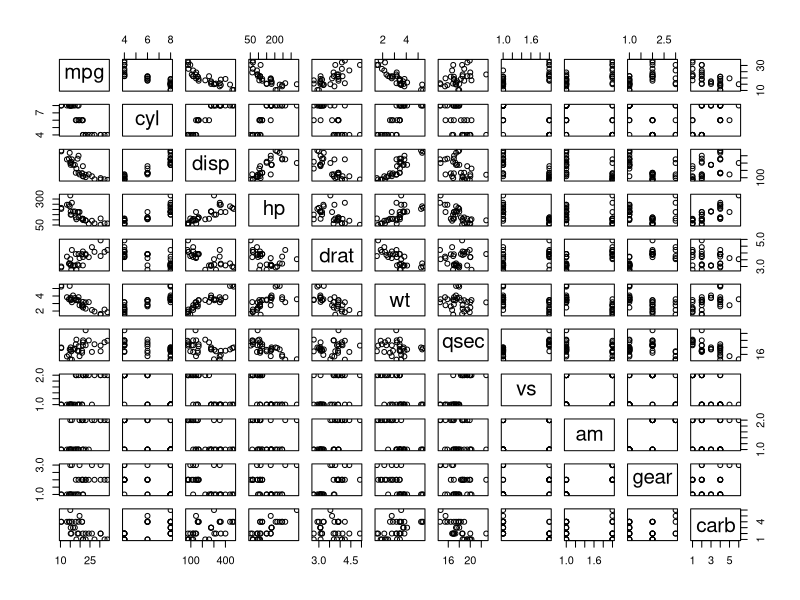
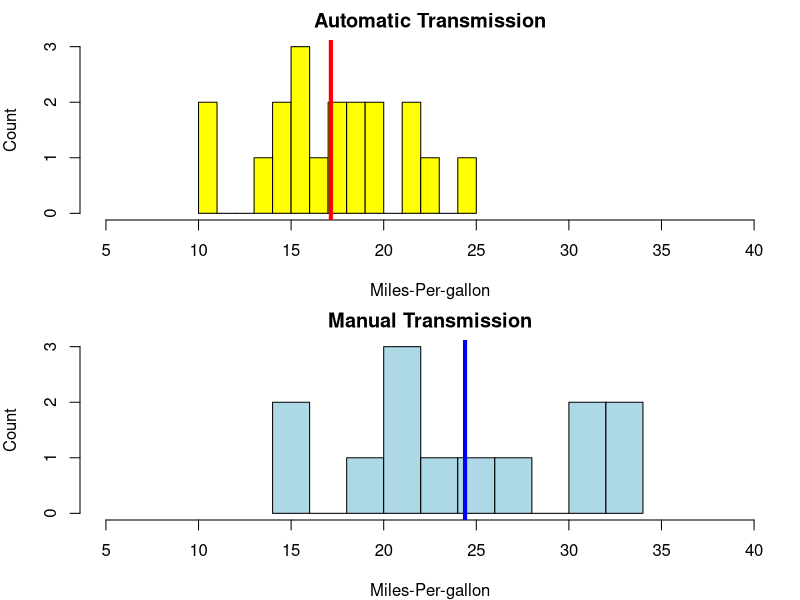
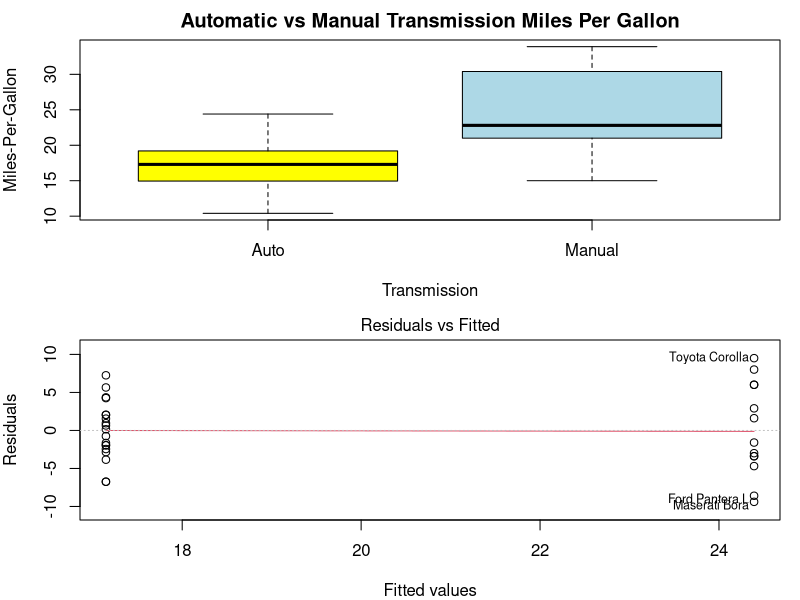
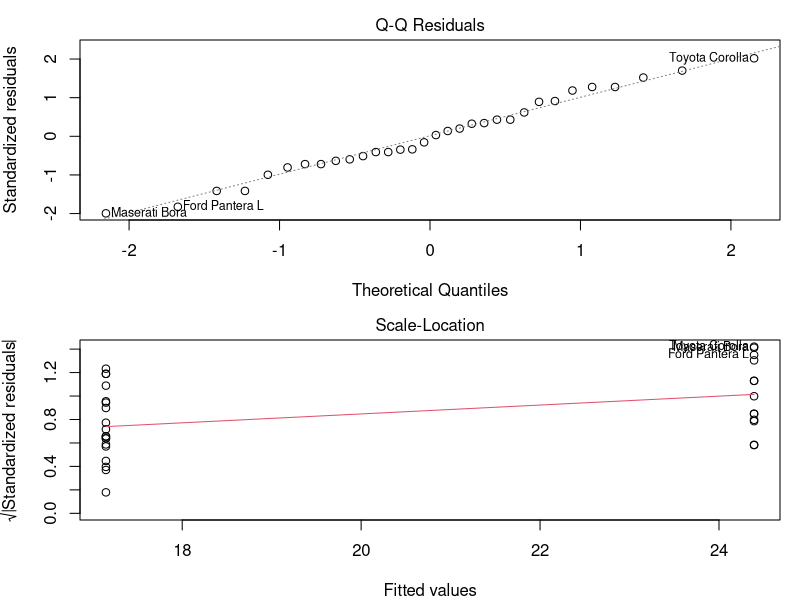
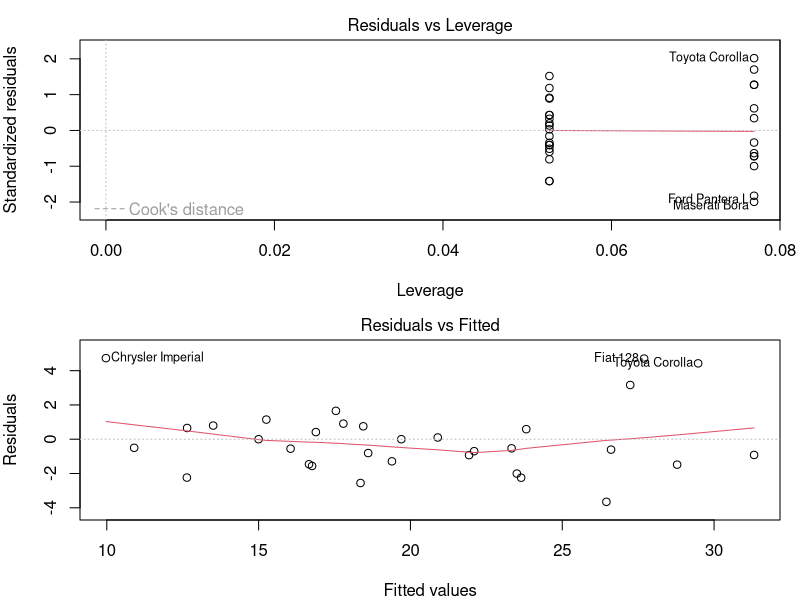
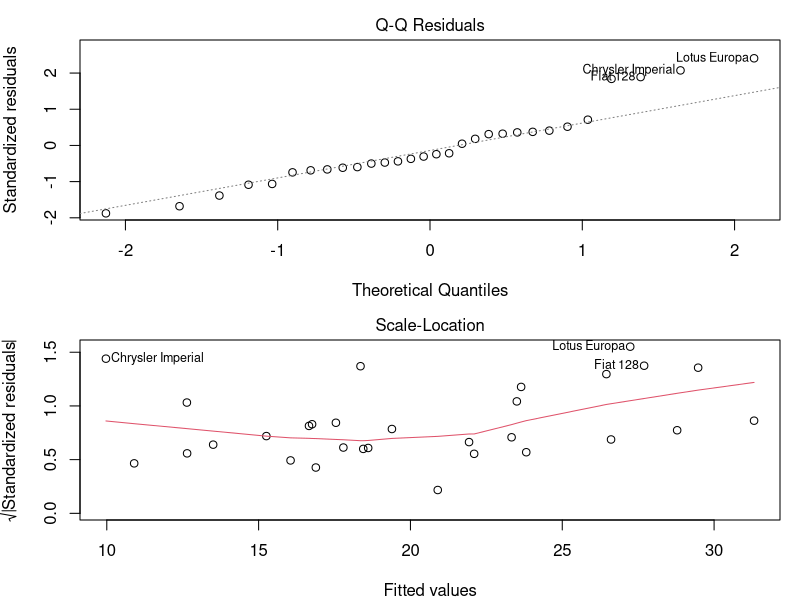
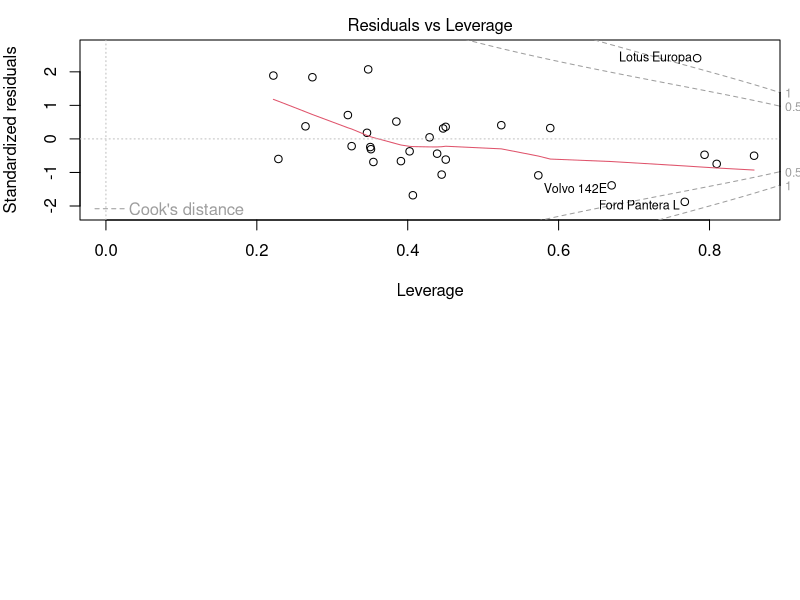

Here is the R script that generated these plots, in order:
## ---- chunk 1
sessionInfo()
## ---- chunk 2
rm(list=ls()); data("mtcars") 
## ---- chunk 3
any(is.na(mtcars)); colnames(mtcars)
## ---- chunk 4
data(mtcars)
mtcars$vs <- factor(mtcars$vs, labels = c("V-eng", "S-eng")); mtcars$am <- factor(mtcars$am, labels = c("Automatic", "Manual")); mtcars$gear <- factor(mtcars$gear); mtcars$carb <- factor(mtcars$carb)
head(mtcars,3)
## ---- chunk 5
pairs(mpg ~ ., data = mtcars)
## ---- chunk 6
par(mfrow = c(2,1), mar = c(4,4,2,1)) # set margin
data("mtcars")
mtcars$vs <- factor(mtcars$vs, labels = c("V-block", "S-block")); mtcars$am <- factor(mtcars$am, labels = c("Auto", "Manual")); mtcars$gear <- factor(mtcars$gear); mtcars$carb <- factor(mtcars$carb)
head(mtcars,3)
hist(mtcars$mpg[mtcars$am=="Auto"], breaks=10, xlab = "Miles-Per-gallon", ylab = "Count", main = "Automatic Transmission", col = "yellow", xlim = range(5:40))
abline(v=mean(mtcars$mpg[mtcars$am=="Auto"]), col="red", lwd = 4)
hist(mtcars$mpg[mtcars$am=="Manual"], breaks=10, xlab = "Miles-Per-gallon", ylab = "Count", main = "Manual Transmission", col="lightblue", xlim = range(5:40))
abline(v=mean(mtcars$mpg[mtcars$am=="Manual"]), col="blue", lwd = 4)
## ---- chunk 7
data("mtcars")
data("mtcars")
mtcars$vs <- factor(mtcars$vs, labels = c("V-block", "S-block")); mtcars$am <- factor(mtcars$am, labels = c("Auto", "Manual")); mtcars$gear <- factor(mtcars$gear); mtcars$carb <- factor(mtcars$carb)
head(mtcars,3)
boxplot(mpg ~ am, data = mtcars, col = (c("yellow","lightblue")), ylab = "Miles-Per-Gallon", xlab = "Transmission", main =  "Automatic vs Manual Transmission Miles Per Gallon")
## ---- chunk 8
data("mtcars")
#qqPlot(fit?, main="Q-Q plot")
## ---- chunk 9
fslrm <- lm(mpg ~ am, data = mtcars) 
coef(summary(fslrm))
plot(fslrm)
## ---- chunk 10
data("mtcars")
f2 <- lm(mpg ~ factor(am) + wt, data = mtcars)
coef(summary(f2))
f3 <- lm(mpg ~ factor(am) * wt, data = mtcars)
coef(summary(f3))
## ---- chunk 11
mlr1 <- lm(mpg ~ ., data = mtcars)
coef(summary(mlr1))
plot(mlr1)
## ---- chunk 12
data("mtcars")
names(mtcars)
fn1 <- lm(mpg ~ cyl + disp, data = mtcars)
fn2 <- update(fn1, mpg ~ cyl + disp + hp)
fn3 <- update(fn1, mpg ~ cyl + disp + hp + drat)
fn4 <- update(fn1, mpg ~ cyl + disp + hp + drat + wt)
fn5 <- update(fn1, mpg ~ cyl + disp + hp + drat + wt +  qsec)
fn6 <- update(fn1, mpg ~ cyl + disp + hp + drat + wt +  qsec + vs)
fn7 <- update(fn1, mpg ~ cyl + disp + hp + drat + wt +  qsec + vs +  am)
fn8 <- update(fn1, mpg ~ cyl + disp + hp + drat + wt +  qsec + vs +  am +  gear)
fn9 <- update(fn1, mpg ~ cyl + disp + hp + drat + wt +  qsec + vs +  am +  gear + carb)
anova(fn1, fn2, fn3, fn4, fn5, fn6, fn7, fn8, fn9) 
## ---- chunk 13
#To be inserted
## ---- chunk 14
#plot(resid(fit?))
#abline(h=0)
## ---- chunk 15
# To be inserted

## ---- chunk 16
# beta0 = 0; beta1 = 1
# p = 1 / (1 + exp(-1 * (beta0 + beta1 * x)))
# 
# plot(x, y, frame = FALSE, xlab = "x", ylab = "y") lines(lowess(x, y), type = "l", col = "blue", lwd = 3)
# fit = glm(y ~ x, family = binomial)
# lines(x, predict(fit, type = "response"), lwd = 3, col = "red")
